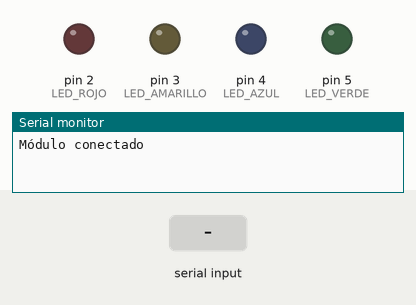
Recording of a sketch running on a simulated Arduino Uno, built with avr-gcc and run on an emulated ATmega328P. On the bench: output pins drawn as LEDs (lit = HIGH), the last lines printed to the serial monitor. The inputs (shaded band) are chosen by the test bench.

Above: at 1.2 s.
1.3 s: "1" received over the second serial link
At 2.3 s:
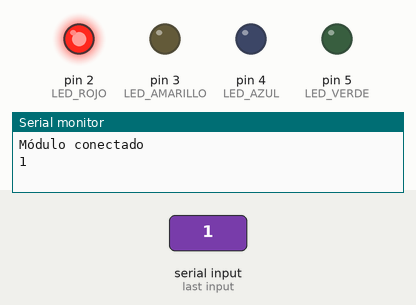
2.8 s: "2" received over the second serial link
At 3.5 s:
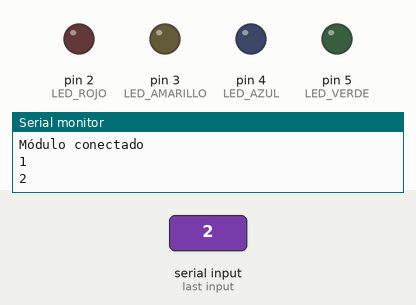
Timing chart, 0 to 5.8 s (numbered marks = the images above; inputs shaded):
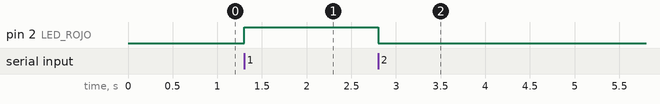

The sketch:

BTLeds.ino
```cpp
#include <SoftwareSerial.h>

SoftwareSerial miBT(10, 11);   //Instancia la conexion al bluetooth - PIN 10 a TX y PIN 11 a RX

int LED_ROJO = 2;
int LED_AMARILLO = 3;
int LED_AZUL = 4;
int LED_VERDE = 5;

//CARACTERES RECUPERADOS POR EL BT
char LED_ROJO_ON = '1';
char LED_ROJO_OFF = '2';
char LED_AMARILLO_ON = '3';
char LED_AMARILLO_OFF = '4';
char LED_AZUL_ON = '5';
char LED_AZUL_OFF = '6';
char LED_VERDE_ON = '7';
char LED_VERDE_OFF = '8';

void setup()
{
  pinMode(LED_ROJO, OUTPUT);
  pinMode(LED_AMARILLO, OUTPUT);
  pinMode(LED_AZUL, OUTPUT);
  pinMode(LED_VERDE, OUTPUT);

  digitalWrite(LED_ROJO, LOW);
  digitalWrite(LED_AMARILLO, LOW);
  digitalWrite(LED_AZUL, LOW);
  digitalWrite(LED_VERDE, LOW);

  Serial.begin(9600); //Inicia la comunicación en el monitor serial a 9600 Baudios
  miBT.begin(9600); // inicialmente la comunicacion serial a 9600 Baudios (velocidad de convencional)

  Serial.println("Módulo conectado");
}

void loop()
{
    if(miBT.available() > 0){

      char data;

      data = miBT.read();
      Serial.println(data);

      //BEGIN LED_ROJO
      if(data == LED_ROJO_ON){
        digitalWrite(LED_ROJO, HIGH);
        delay(100);
      }
      if(data == LED_ROJO_OFF){
        digitalWrite(LED_ROJO, LOW);
        delay(100);
      }
      //END LED_ROJO

      //BEGIN LED_AMARILLO
      if(data == LED_AMARILLO_ON){
        digitalWrite(LED_AMARILLO, HIGH);
        delay(100);
      }
      if(data == LED_AMARILLO_OFF){
        digitalWrite(LED_AMARILLO, LOW);
        delay(100);
      }
      //END LED_AMARILLO

      //BEGIN LED_AZUL
      if(data == LED_AZUL_ON){
        digitalWrite(LED_AZUL, HIGH);
        delay(100);
      }
      if(data == LED_AZUL_OFF){
        digitalWrite(LED_AZUL, LOW);
        delay(100);
      }
      //END LED_AZUL

      //BEGIN LED_VERDE
      if(data == LED_VERDE_ON){
        digitalWrite(LED_VERDE, HIGH);
        delay(100);
      }
      if(data == LED_VERDE_OFF){
        digitalWrite(LED_VERDE, LOW);
        delay(100);
      }
      //END LED_VERDE
    }
}
```

Measured:
- after the input at 1.3 s, pin 2 (LED_ROJO): LOW → HIGH at once
- after the input at 2.8 s, pin 2 (LED_ROJO): HIGH → LOW at once
